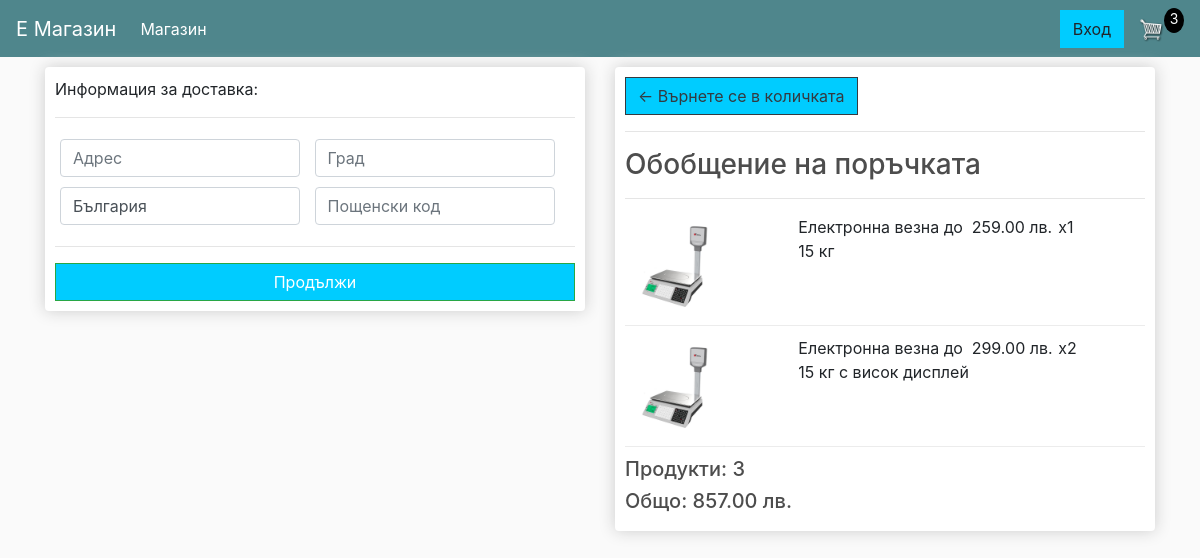
Before: /checkout/ (signed in) with the older database file.
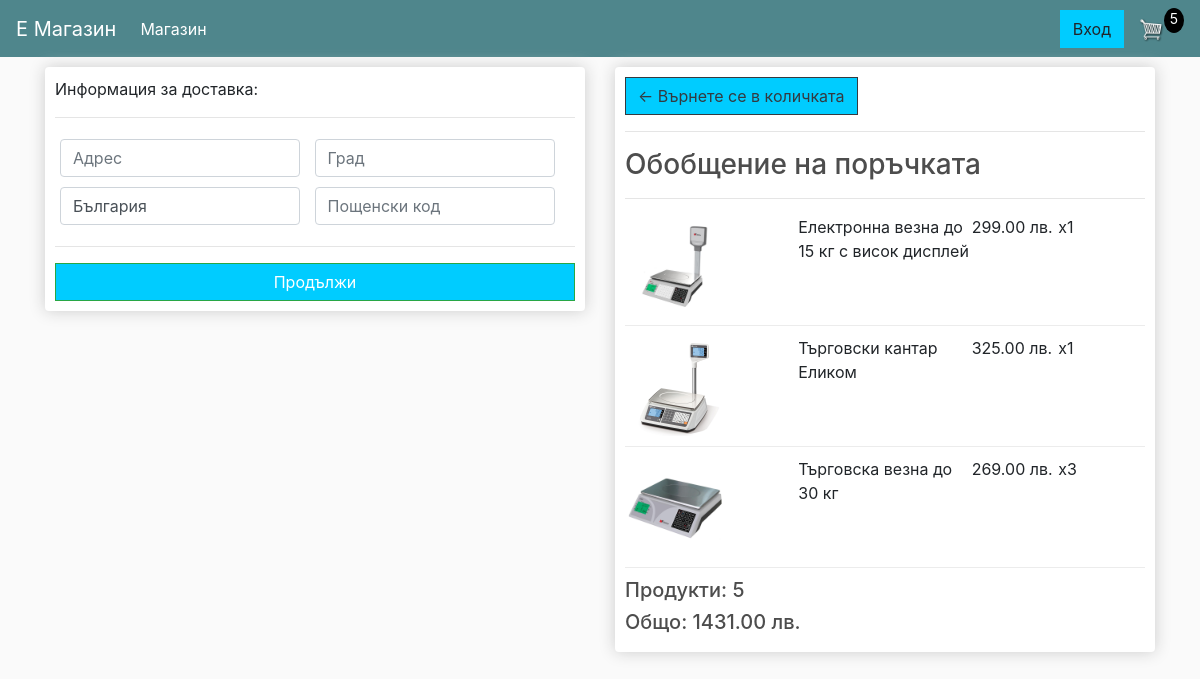
After: the same page with the newer database file.
### store/models.py (models this page shows, shortened)
class Order(models.Model):
    customer = models.ForeignKey(Customer, on_delete=models.SET_NULL, null=True, blank=True)
    date_ordered = models.DateTimeField(auto_now_add=True)
    complete = models.BooleanField(default=False)
    transaction_id = models.CharField(max_length=100, null=True)
    @property
    def shipping(self):
        shipping = False
        orderitems = self.orderitem_set.all()
        for i in orderitems:
            if i.product.digital == False:
                shipping = True
        return shipping
    @property
    def get_cart_total(self):
        ordered_items = self.orderitem_set.all()
        total = sum([item.get_total for item in ordered_items])
        return total
    @property
    def get_cart_items(self):
        ordered_items = self.orderitem_set.all()
        total = sum([item.quantity for item in ordered_items])
        return total

class OrderItem(models.Model):
    product = models.ForeignKey(Product, on_delete=models.SET_NULL, null=True)
    order = models.ForeignKey(Order, on_delete=models.SET_NULL, null=True)
    quantity = models.IntegerField(default=0, null=True, blank=True)
    date_added = models.DateTimeField(auto_now_add=True)
    @property
    def get_total(self):
        total = self.product.price * self.quantity
        return total

class Product(models.Model):
    name = models.CharField(max_length=150, null=True)
    price = models.DecimalField(max_digits=8, decimal_places=2)
    digital = models.BooleanField(default=False, null=True)
    image = models.ImageField(null=True, blank=True)

### store/views.py (the view)
# urls.py: path('checkout/', checkout, name="checkout"),
def checkout(request):
    if request.user.is_authenticated:
        customer = request.user.customer
        order, created = Order.objects.get_or_create(customer=customer, complete=False)
        items = order.orderitem_set.all()
    else:
        items = []
        order = {'get_cart_total': 0, 'get_cart_items': 0, 'shipping': False}
    context = {
        'items': items,
        'order': order
    }
    return render(request, 'store/checkout.html', context)

### store/templates/store/checkout.html (shortened to what this page needs)
{% extends 'store/main.html' %}
{% load static %}
{% block content %}
    <div class="row">
        <div class="col-lg-6">
                    <div class="box-element" id="form-wrapper">
                <form id="form">
                    <div id="shipping-info">
                            <p>Информация за доставка: </p>
                            <hr>
                            <div class="form-field">
                                <input class="form-control" type="text" name="address" placeholder="Адрес">
                            </div>
                            <div class="form-field">
                                <input class="form-control" type="text" name="city" placeholder="Град">
                            </div>
                            <div class="form-field">
                                <input class="form-control" type="text" name="state" id="state" placeholder="Държава">
                            </div>
                            <div class="form-field">
                                <input class="form-control" type="text" name="zipcode" placeholder="Пощенски код">
                            </div>
                            <hr>
                        </div>
                <input id="form-button" class="btn btn-success btn-block" type="submit" value="Продължи">
                </form>
            </div>
            <br>
        </div>
        <div class="col-lg-6">
            <div class="box-element">
                <a class="btn btn-outline-dark" href="{% url 'cart' %}">&#x2190; Върнете се в количката</a>
                <hr>
                <h3>Обобщение на поръчката</h3>
                <hr>
                {% for item in items %}
                    <div class="cart-row">
                        <div style="flex:2"><img class="row-image" src="{{ item.product.image.url }}"></div>
                        <div style="flex:2"><p>{{ item.product.name }}</p></div>
                        <div style="flex:1"><p>{{ item.product.price }} лв.</p></div>
                        <div style="flex:1"><p>x{{ item.quantity }}</p></div>
                    </div>
                {% endfor %}
                <h5>Продукти: {{ order.get_cart_items }}</h5>
                <h5>Общо: {{ order.get_cart_total|floatformat:2 }} лв.</h5>
            </div>
        </div>
    </div>
{% endblock %}

### store/templates/store/navbar.html (shortened to what this page needs)
{% load static %}
<link rel="stylesheet" type="text/css" href="{% static 'css/main.css' %}">
<nav class="navbar navbar-expand-lg navbar-dark bg-dark">
    <a class="navbar-brand" href="{% url 'store' %}">Е Магазин</a>
    <div class="collapse navbar-collapse" id="navbarSupportedContent">
        <ul class="navbar-nav mr-auto">
            <li class="nav-item active">
                <a class="nav-link" href="{% url 'store' %}">Магазин <span class="sr-only">(current)</span></a>
            </li>
        </ul>
        <div class="form-inline my-2 my-lg-0">
            <a href="#" class="btn">Вход</a>
            <a href="{% url 'cart' %}">
                <img id="cart-icon" src="{% static 'images/cart.png' %}">
            </a>
            <p id="cart-total">{{ order.get_cart_items }}</p>
        </div>
</nav>

Changed rows visible on the page:
removed OrderItem: product.image (picture), product.name "Електронна везна до 15 кг", product.price "259.00", quantity "1"
changed through a linked row, Order: get_cart_items "3" → "5"; get_cart_total "857.00" → "1431.00"
changed OrderItem "Електронна везна до 15 кг с висок дисплей": quantity "2" → "1"
added OrderItem: product.image (picture), product.name "Търговски кантар Еликом", product.price "325.00", quantity "1"
added OrderItem: product.image (picture), product.name "Търговска везна до 30 кг", product.price "269.00", quantity "3"
